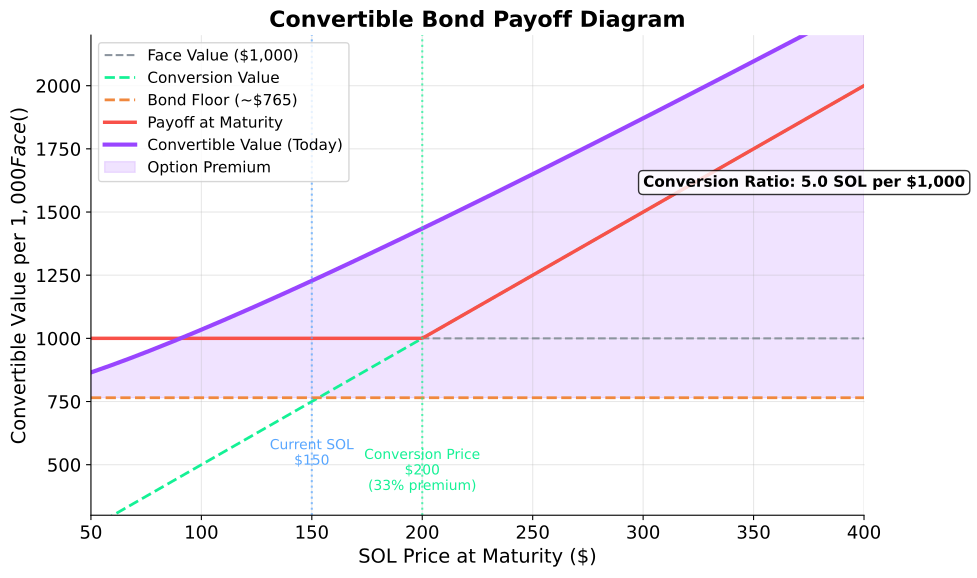

Reproduce this figure in Python.
"""
Convertible Bond Payoff Diagram - MicroStrategy Style for SOL
"""
import matplotlib.pyplot as plt
import numpy as np
from pathlib import Path
import sys
sys.path.insert(0, str(Path(__file__).parent.parent.parent / 'models'))
from utils import CHART_RCPARAMS, COLORS

plt.rcParams.update(CHART_RCPARAMS)

# Convertible bond parameters (MicroStrategy style)
FACE_VALUE = 1000  # Per $1000 face value
CONVERSION_PRICE = 200  # SOL conversion price
CONVERSION_RATIO = FACE_VALUE / CONVERSION_PRICE  # 5 SOL per $1000
CURRENT_SOL_PRICE = 150
CONVERSION_PREMIUM = (CONVERSION_PRICE - CURRENT_SOL_PRICE) / CURRENT_SOL_PRICE

# Price range for analysis
sol_prices = np.linspace(50, 400, 200)

# Payoff at maturity
face_value_line = FACE_VALUE * np.ones_like(sol_prices)
conversion_value = CONVERSION_RATIO * sol_prices
payoff_at_maturity = np.maximum(face_value_line, conversion_value)

# Bond floor (straight bond value at ~$750 for zero coupon 5yr at 5.5%)
bond_floor = 765 * np.ones_like(sol_prices)

# Theoretical convertible value (simplified - bond floor + option value)
# This curves above payoff before maturity due to time value
from scipy.stats import norm
T = 5.0  # 5 years to maturity
r = 0.045
sigma = 0.80

d1 = (np.log(sol_prices/CONVERSION_PRICE) + (r + 0.5*sigma**2)*T) / (sigma*np.sqrt(T))
d2 = d1 - sigma*np.sqrt(T)
call_value = sol_prices * norm.cdf(d1) - CONVERSION_PRICE * np.exp(-r*T) * norm.cdf(d2)
option_value = call_value * CONVERSION_RATIO

convertible_value = bond_floor + option_value

fig, ax = plt.subplots(figsize=(10, 6))

# Plot lines
ax.plot(sol_prices, face_value_line, '--', color=COLORS['TEXT_SECONDARY'],
        linewidth=1.5, label='Face Value ($1,000)')
ax.plot(sol_prices, conversion_value, '--', color=COLORS['SOL_GREEN'],
        linewidth=2, label='Conversion Value')
ax.plot(sol_prices, bond_floor, '--', color=COLORS['WARNING_ORANGE'],
        linewidth=2, label='Bond Floor (~$765)')
ax.plot(sol_prices, payoff_at_maturity, '-', color=COLORS['ERROR_RED'],
        linewidth=2.5, label='Payoff at Maturity')
ax.plot(sol_prices, convertible_value, '-', color=COLORS['SOL_PURPLE'],
        linewidth=3, label='Convertible Value (Today)')

# Fill regions
ax.fill_between(sol_prices, bond_floor, convertible_value,
                where=(convertible_value > bond_floor),
                alpha=0.15, color=COLORS['SOL_PURPLE'], label='Option Premium')

# Mark key points
ax.axvline(x=CURRENT_SOL_PRICE, color=COLORS['ACCENT_BLUE'], linestyle=':',
           linewidth=1.5, alpha=0.7)
ax.axvline(x=CONVERSION_PRICE, color=COLORS['SOL_GREEN'], linestyle=':',
           linewidth=1.5, alpha=0.7)

# Annotations
ax.annotate(f'Current SOL\n${CURRENT_SOL_PRICE}',
            xy=(CURRENT_SOL_PRICE, 500), fontsize=10,
            ha='center', color=COLORS['ACCENT_BLUE'])

ax.annotate(f'Conversion Price\n${CONVERSION_PRICE}\n({CONVERSION_PREMIUM:.0%} premium)',
            xy=(CONVERSION_PRICE, 400), fontsize=10,
            ha='center', color=COLORS['SOL_GREEN'])

# Add conversion ratio annotation
ax.annotate(f'Conversion Ratio: {CONVERSION_RATIO:.1f} SOL per $1,000',
            xy=(300, 1600), fontsize=11, fontweight='bold',
            bbox=dict(boxstyle='round', facecolor='white', alpha=0.8))

ax.set_xlabel('SOL Price at Maturity ($)', fontsize=14)
ax.set_ylabel('Convertible Value per $1,000 Face ($)', fontsize=14)
ax.set_title('Convertible Bond Payoff Diagram', fontsize=16, fontweight='bold')
ax.legend(loc='upper left', fontsize=11)
ax.set_xlim(50, 400)
ax.set_ylim(300, 2200)
ax.grid(True, alpha=0.3)

plt.tight_layout()
plt.savefig(Path(__file__).parent / 'chart.pdf', dpi=300, bbox_inches='tight')
plt.close()

print("Chart saved: 04_convertible_payoff/chart.pdf")
